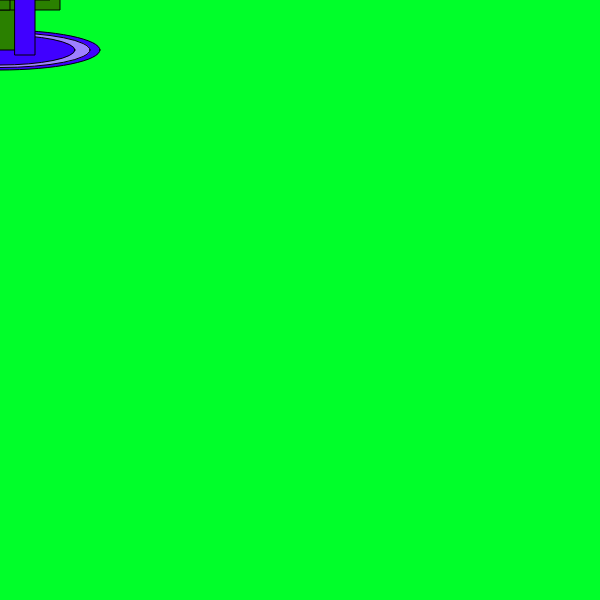
Frame 1 (no input)
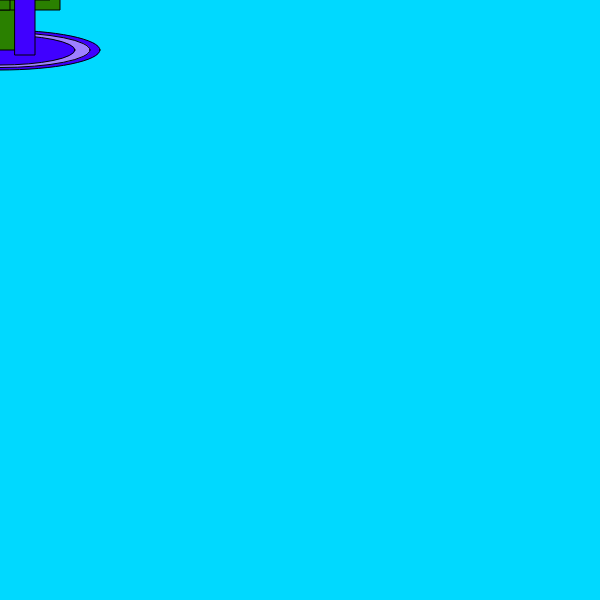
Frame 60 (no input)
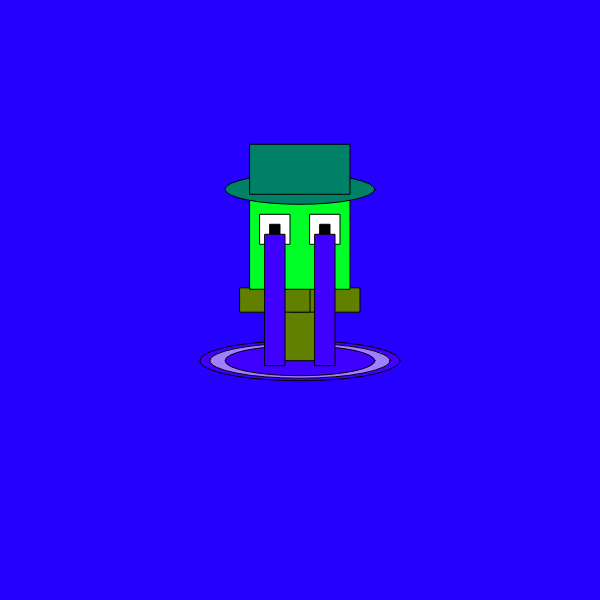
Frame 120 (the mouse pressed at the canvas centre since frame 60)

The p5.js sketch that drew these frames (run headless with seeded random() and noise() and a simulated clock; from frame 60 on, the mouse is pressed at the canvas centre):

// p5.js sketch
// ── sketch.js
// Hér kemur kóðinn þinn:
var bukur = 100;
var litur = 100;
var h =130;
var j = 10;
var s = 30;

function setup(){
    createCanvas(600,600);
    rectMode(CENTER);
    colorMode(HSB);
}


function draw() {
background(h,100,100);
h++
if(h>=360){
  h=0;
}
//kall1
fill(255,180, 255);
ellipse(mouseX,mouseY+bukur/2,200,40);//pollur
fill(255, 50, 255);
ellipse(mouseX,mouseY+bukur/2,180,35);//pollur
fill(255, 180,255);
ellipse(mouseX,mouseY+bukur/2,150,30);//pollur
fill(litur,180,50);
rect(mouseX,mouseY,50,bukur);//bukur
rect(mouseX+25,mouseY,70,bukur/5);//hendi
rect(mouseX-25,mouseY,70,bukur/5);//hendi
fill(j,200,200);
j++

rect(mouseX,mouseY-bukur/2,100,100);//haus
fill(255);
rect(mouseX - 25,mouseY-10-bukur/2 ,30,30);//augu
rect(mouseX + 25,mouseY-10-bukur/2 ,30,30);//augu

fill(0);
rect(mouseX - 25,mouseY-10-bukur/2 ,10,10);//augasteinn
rect(mouseX + 25,mouseY-10-bukur/2 ,10,10);//augasteinn
fill(255, 180, 255);
rect(mouseX+25,mouseY,20,bukur+10);//tar
rect(mouseX-25,mouseY,20,bukur+10);//tar
fill(168, 105, 50);
ellipse(mouseX,mouseY-50-bukur/2,150,30);
rect(mouseX,mouseY-70-bukur/2,100,50);


}




function mousePressed(){
  bukur = random(50,150);
  litur = random (0,360);
}
